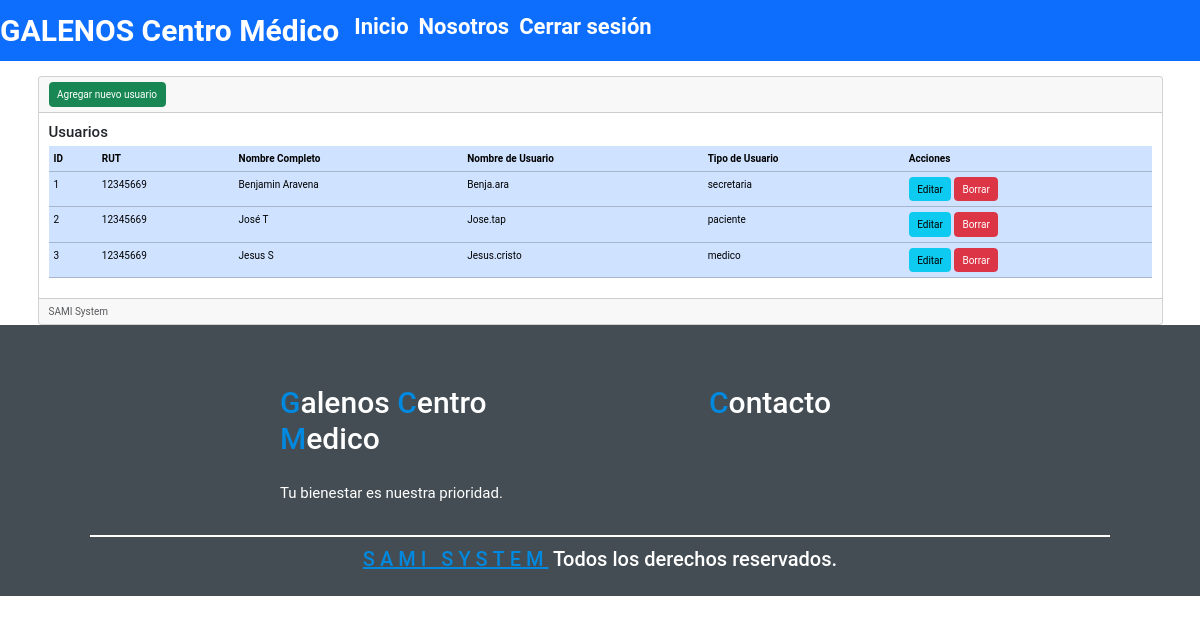
The page /usuarios on the database as committed earlier.
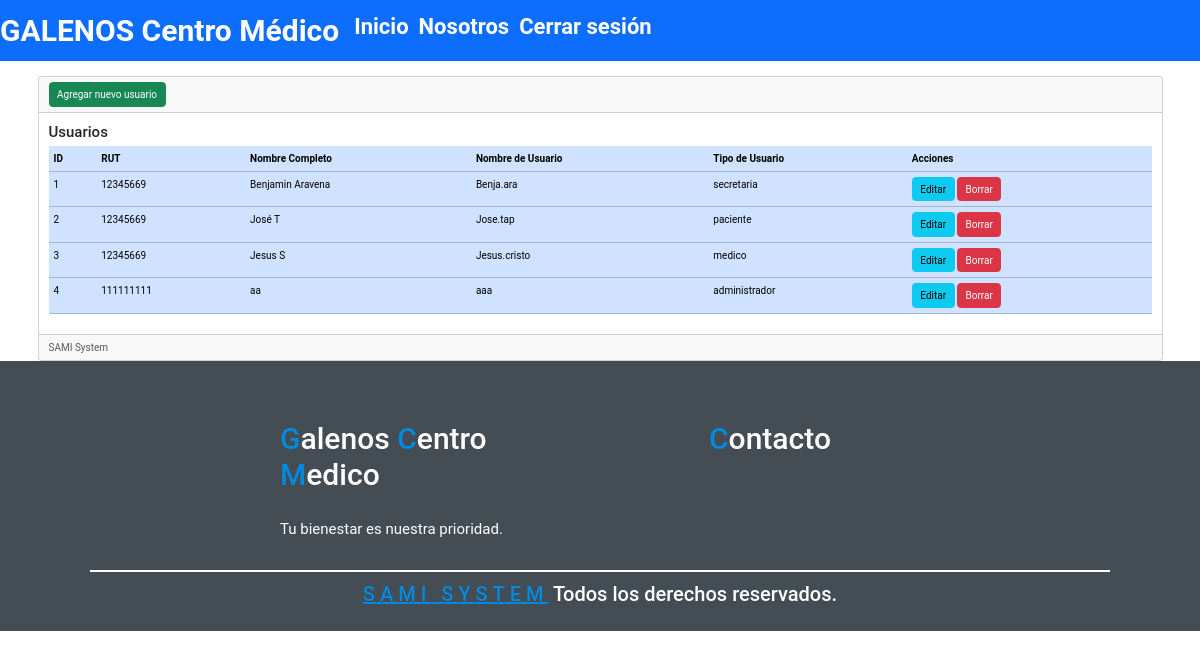
The same page on the database as committed later.
### crud/models.py (models this page shows, shortened)
class Usuario(models.Model):
    code = models.AutoField(primary_key=True, verbose_name="codigo")
    rut = models.CharField(max_length=12)
    nombre_usuario = models.CharField(max_length=20, verbose_name="Nombre Usuario")
    nombre_completo = models.CharField(max_length=50, verbose_name="Nombre Completo")
    correo = models.EmailField(max_length=100, blank=True, null=True)  # Campo de correo
    contrasenna = models.CharField(max_length=20, verbose_name="Contraseña")
    tipo_usuario = models.CharField(max_length=20, choices=TIPO_USUARIO_CHOICES, verbose_name="Tipo Usuario")

### crud/views.py (the view)
# urls.py: path('usuarios', views.usuarios, name='usuarios'),  # Lista de usuarios
def usuarios(request):
    usuarios= Usuario.objects.all()
    return render(request, 'usuarios/index.html', {'usuarios': usuarios})

### crud/templates/usuarios/index.html (shortened to what this page needs)
{% extends "base.html" %}
    {% block contenido %}
    <div class="card">
        <div class="card-header">
            <a name=""
                id=""
                class="btn btn-success"
                href="{% url 'crear' %}"
                role="button">Agregar nuevo usuario</a
            >
        </div>
        <div class="card-body">
            <h4 class="card-title">Usuarios</h4>
            <div class="table-responsive">
                <table class="table table-primary">
                    <thead>
                        <tr>
                            <th scope="col">ID</th>
                            <th scope="col">RUT</th>
                            <th scope="col">Nombre Completo</th>
                            <th scope="col">Nombre de Usuario</th>
                            <th scope="col">Tipo de Usuario</th>
                            <th scope="col">Acciones</th>
                        </tr>
                    </thead>
                    <tbody>
                        {% for usuario in usuarios %}
                        <tr class="">
                            <td scope="row">{{ usuario.code }}</td>
                            <td>{{ usuario.rut }}</td>
                            <td>{{ usuario.nombre_completo }}</td>
                            <td>{{ usuario.nombre_usuario }}</td>
                            <td>{{ usuario.tipo_usuario }}</td>
                            <td>
                                <a name="" id="" class="btn btn-info" href="{% url 'editar' usuario.code %}" role="button">Editar</a>
                                <a name="" id="" class="btn btn-danger" href="{% url 'eliminar' usuario.code %}" role="button">Borrar</a>
                            </td>
                        </tr>
                        {% endfor %}
                    </tbody>
                </table>
            </div>
        </div>
        <div class="card-footer text-muted">
            SAMI System
        </div>
    </div>
    {% endblock %}

Rows that differ between the two databases and show on the page:
added Usuario: code "4", rut "111111111", nombre_completo "aa", nombre_usuario "aaa", tipo_usuario "administrador"
